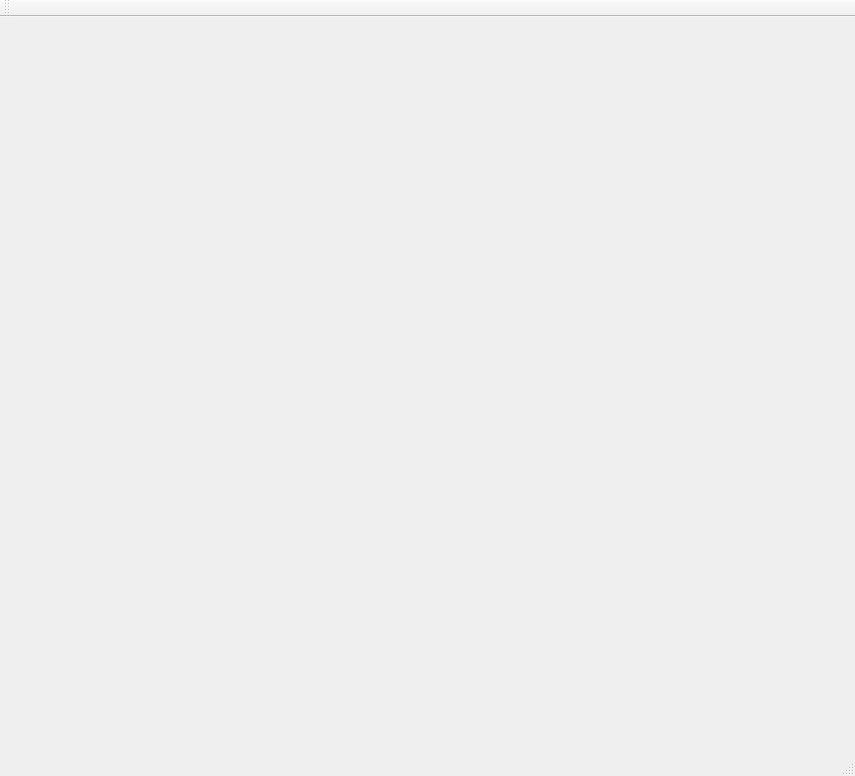
<?xml version="1.0" encoding="UTF-8"?>
<ui version="4.0">
 <class>MainWindow</class>
 <widget class="QMainWindow" name="MainWindow">
  <property name="geometry">
   <rect>
    <x>0</x>
    <y>0</y>
    <width>855</width>
    <height>776</height>
   </rect>
  </property>
  <property name="windowTitle">
   <string>MainWindow</string>
  </property>
  <widget class="QWidget" name="centralWidget">
   <widget class="QtTreePropertyBrowser" name="widget" native="true">
    <property name="geometry">
     <rect>
      <x>150</x>
      <y>90</y>
      <width>541</width>
      <height>401</height>
     </rect>
    </property>
   </widget>
  </widget>
  <widget class="QMenuBar" name="menuBar">
   <property name="geometry">
    <rect>
     <x>0</x>
     <y>0</y>
     <width>855</width>
     <height>20</height>
    </rect>
   </property>
  </widget>
  <widget class="QToolBar" name="mainToolBar">
   <attribute name="toolBarArea">
    <enum>TopToolBarArea</enum>
   </attribute>
   <attribute name="toolBarBreak">
    <bool>false</bool>
   </attribute>
  </widget>
  <widget class="QStatusBar" name="statusBar"/>
 </widget>
 <layoutdefault spacing="6" margin="11"/>
 <customwidgets>
  <customwidget>
   <class>QtTreePropertyBrowser</class>
   <extends>QWidget</extends>
   <header>/opt/Qt5.12.0/include/QtPropertyBrowser/qttreepropertybrowser.h</header>
   <container>1</container>
  </customwidget>
 </customwidgets>
 <resources/>
 <connections/>
</ui>
